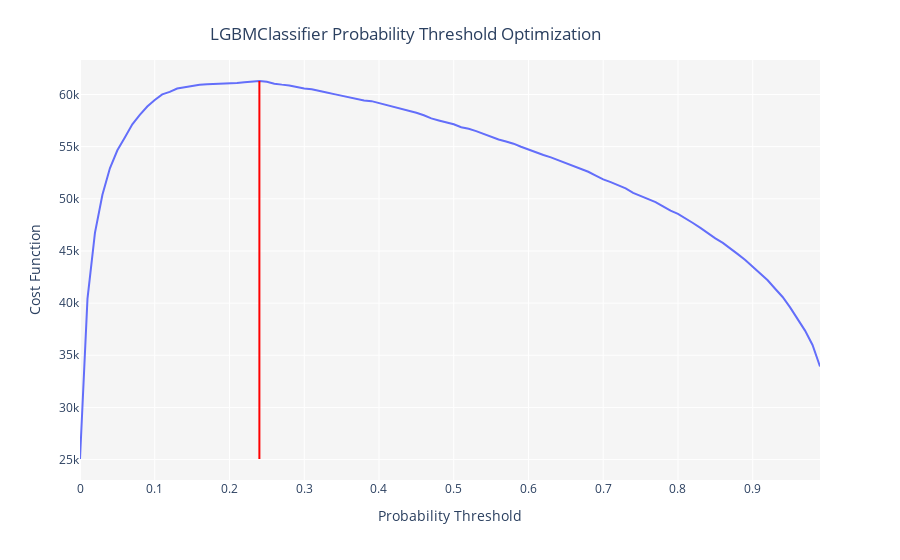

Source (notebook cell):
### Code cell
get_prob = optimize_threshold(tuned_lgbm, 
                   true_negative = 2, 
                   false_negative = -3,
                   true_positive = 3,
                   false_positive = 0
                  )

### Figure 1 — Plotly figure (JSON) as saved in the notebook; plotly's stock layout.template omitted (floating-point values rounded to 4 significant figures)
{"data": [{"hovertemplate": "Probability Threshold=%{x}<br>Cost Function=%{y}<extra></extra>", "legendgroup": "", "line": {"color": "#636efa", "dash": "solid", "shape": "linear"}, "mode": "lines", "name": "", "orientation": "v", "showlegend": false, "type": "scatter", "x": [0, 0.01, 0.02, 0.03, 0.04, 0.05, 0.06, 0.07, 0.08, 0.09, 0.1, 0.11, 0.12, 0.13, 0.14, 0.15, 0.16, 0.17, 0.18, 0.19, 0.2, 0.21, 0.22, 0.23, 0.24, 0.25, 0.26, 0.27, 0.28, 0.29, 0.3, 0.31, 0.32, 0.33, 0.34, 0.35, 0.36, 0.37, 0.38, 0.39, 0.4, 0.41, 0.42, 0.43, 0.44, 0.45, 0.46, 0.47, 0.48, 0.49, 0.5, 0.51, 0.52, 0.53, 0.54, 0.55, 0.56, 0.57, 0.58, 0.59, 0.6, 0.61, 0.62, 0.63, 0.64, 0.65, 0.66, 0.67, 0.68, 0.69, 0.7, 0.71, 0.72, 0.73, 0.74, 0.75, 0.76, 0.77, 0.78, 0.79, 0.8, 0.81, 0.82, 0.83, 0.84, 0.85, 0.86, 0.87, 0.88, 0.89, 0.9, 0.91, 0.92, 0.93, 0.94, 0.95, 0.96, 0.97, 0.98, 0.99], "xaxis": "x", "y": [25056, 40404, 46730, 50382, 52924, 54652, 55882, 57144, 58038, 58844, 59464, 60010, 60246, 60568, 60686, 60838, 60926, 60978, 61002, 61034, 61054, 61106, 61180, 61260, 61292, 61228, 61036, 60944, 60870, 60722, 60570, 60496, 60380, 60196, 60032, 59884, 59696, 59546, 59432, 59362, 59180, 59012, 58808, 58620, 58446, 58244, 58012, 57706, 57512, 57314, 57142, 56854, 56712, 56490, 56228, 55896, 55686, 55500, 55284, 54992, 54718, 54436, 54196, 53974, 53700, 53470, 53132, 52852, 52590, 52222, 51862, 51598, 51284, 51004, 50570, 50298, 50020, 49688, 49266, 48858, 48558, 48144, 47678, 47208, 46670, 46206, 45774, 45268, 44692, 44126, 43472, 42854, 42188, 41374, 40588, 39594, 38454, 37364, 35988, 33924], "yaxis": "y"}], "layout": {"legend": {"tracegroupgap": 0}, "margin": {"t": 60}, "plot_bgcolor": "rgb(245,245,245)", "shapes": [{"line": {"color": "red", "width": 2}, "type": "line", "x0": 0.24, "x1": 0.24, "y0": 25056, "y1": 61292}], "title": {"text": "LGBMClassifier Probability Threshold Optimization", "x": 0.45, "xanchor": "center", "y": 0.95, "yanchor": "top"}, "xaxis": {"anchor": "y", "domain": [0, 1], "title": {"text": "Probability Threshold"}}, "yaxis": {"anchor": "x", "domain": [0, 1], "title": {"text": "Cost Function"}}}}
